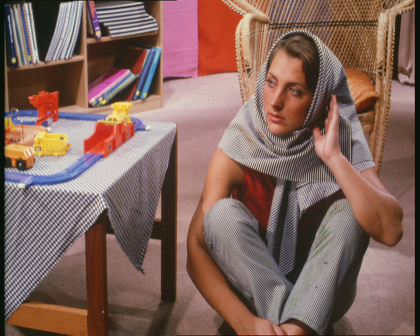
%> input picture Method 1/barbara.bmp, 420 x 336 px, shrunk from 720 x 576 before the run
$ octave Correlation.m   (GNU Octave 9; MATLAB toolbox functions it lacks are replaced by stand-ins)
%> lines starting %> are read from the running program, lines starting %| are printed output that depends on the picture
%%%%%%%%%%%%%%%%%%%ORIGINAL IMAGE CORRELATION%%%%%%%%%%%%%%%%%%%%%%%%%
clc;
clear all;
original=imread(uigetfile('*'));
%> the answer given: barbara.bmp
%> original is the input picture: size 336x420x3 uint8; mean R, G, B 130.7, 101.2, 92.6
rgb=rgb2gray(original);
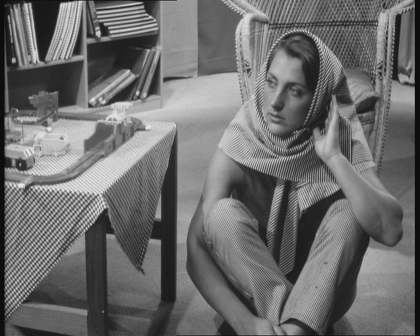
%> rgb: size 336x420 uint8; min 9, max 236, mean 109
[row,col]=size(rgb);
%> row = 336; col = 420
total_length=row*col;
%> total_length = 141120

% VERTICAL CORRELATION
x=zeros(1,(row*col)/2);
y=zeros(1,(row*col)/2);
k=0;
l=0;
for j=1:1:col
    for i=1:1:row
        if(mod(j,2)==0)
            k=k+1;
            x(1,k)=rgb(i,j);
        else
            l=l+1;
            y(1,l)=rgb(i,j);
        end
    end
end
%> after the loop, k = 70560; l = 70560
figure
subplot(2,2,1)
scatter(x,y,2)
title('Vertical Correlation of original Image');
xlabel('(a)')

% HORIZONTAL CORRELATION
x=zeros(1,(row*col)/2);
y=zeros(1,(row*col)/2);
k=0;
l=0;
for i=1:1:row
    for j=1:1:col
        if(mod(i,2)==0)
            k=k+1;
            x(1,k)=rgb(i,j);
        else
            l=l+1;
            y(1,l)=rgb(i,j);
        end
    end
end
subplot(2,2,2)
scatter(x,y,2)
title('Horizontal Correlation of original Image');
xlabel('(b)')

%%%%%%%%%%%%%%%%%%%%%% ENCRYPTED IMAGE CORRELATION %%%%%%%%%%%%%%%%%%%

original=imread(uigetfile('*'));
%> the answer given: Carrot.png
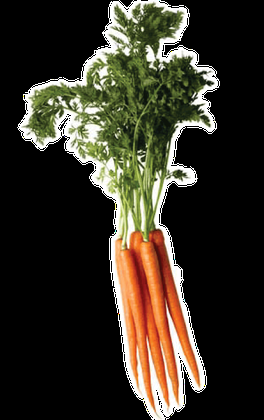
%> input picture Method 1/Carrot.png, 264 x 420 px, shrunk from 892 x 1419 before the run
%> original is the input picture: size 420x264x3 uint8; mean R, G, B 54.8, 49.5, 37.6
rgb=original;
[row,col]=size(rgb);
%> row = 420; col = 792
total_length=row*col;
%> total_length = 332640

% VERTICAL CORRELATION
x=zeros(1,(row*col)/2);
y=zeros(1,(row*col)/2);
k=0;
l=0;
for j=1:1:col
    for i=1:1:row
        if(mod(j,2)==0)
            k=k+1;
            x(1,k)=rgb(i,j);
        else
            l=l+1;
            y(1,l)=rgb(i,j);
        end
    end
end
%> after the loop, k = 166320; l = 166320
subplot(2,2,3)
scatter(x,y,2)
title('Vertical Correlation of Encrypted Image');
xlabel('(c)')

% HORIZONTAL CORRELATION
x=zeros(1,(row*col)/2);
y=zeros(1,(row*col)/2);
k=0;
l=0;
for i=1:1:row
    for j=1:1:col
        if(mod(i,2)==0)
            k=k+1;
            x(1,k)=rgb(i,j);
        else
            l=l+1;
            y(1,l)=rgb(i,j);
        end
    end
end
subplot(2,2,4)
scatter(x,y,2)
xlabel('(d)')
title('Horizontal Correlation of Encrypted Image');
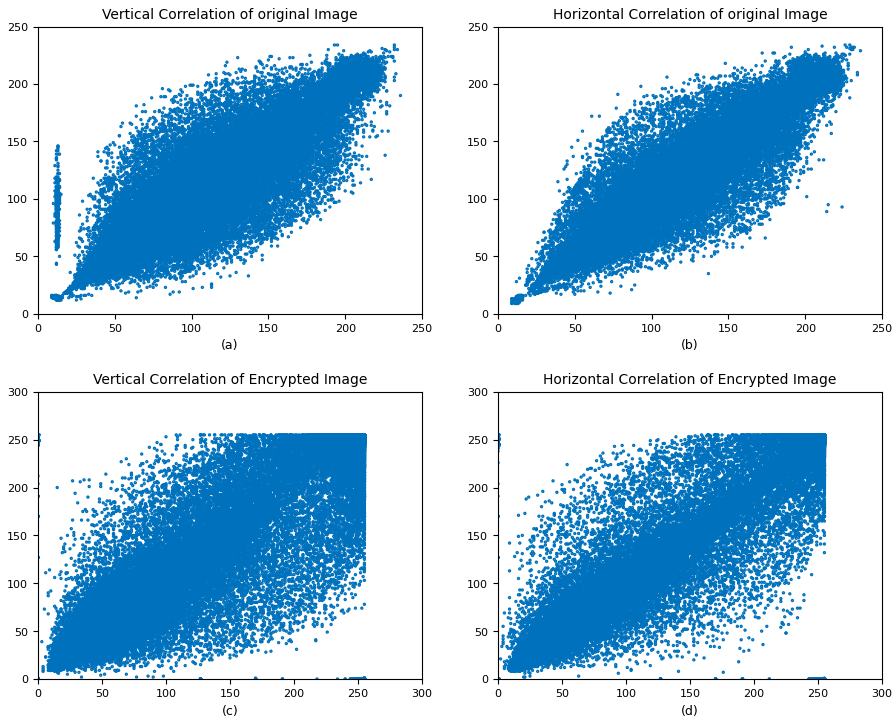
%> figure redrawn from the program's plot data, 4 panels
